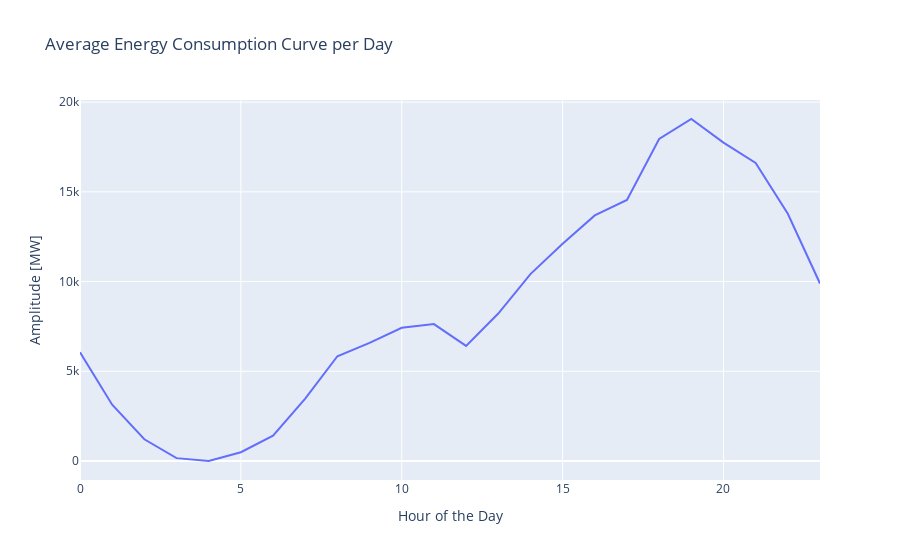

Notebook code for this chart:
### Code cell
dia_medio=[]
for i in range(25):
  dia_medio.append(0)

for i in range(25):
  dia_medio[i]=0

for i in range(0,len(Energia_horaria),24):
  dia =[]
  dia_teste = [[]]
  amplitude_dia =[]
  result=0
  horas = 0

  for a in range(24):
    try:
      dia.append(Energia_horaria[a+i])
    except:
      print("Erro no índice", a)

  min_dia=np.amin(dia)
  max_dia=np.amax(dia)
  amplitude_dia.append(max_dia-min_dia)
  for i in range(len(dia)):
    dia_medio[i]+=dia[i]-min_dia
  dia_medio[-1]+=1
print(dia_medio[-1])
min_aux=(np.amin(dia_medio[0:24])/dia_medio[-1])
amplitude_media = np.average(amplitude_dia)
print("Amplitude Média no ano = ", amplitude_media)




for i in range(24):
  #dia_medio[i]=(dia_medio[i]/dia_medio[-1])-min_aux+np.average(Energia_horaria)
  dia_medio[i]=(dia_medio[i]/dia_medio[-1])-min_aux

grafico_interativo_linha( list(range(24)),
                          dia_medio[0:24],
                          "Hour of the Day",
                          "Amplitude [MW]",
                          "Average Energy Consumption Curve per Day")

# plt.plot(range(24),dia_medio[0:24])
# plt.title("Average Energy Consumption Curve per Day")
# plt.ylabel("Amplitude [MW]")
# plt.xlabel("Hour of the Day")
# plt.show

### Figure 1 — Plotly figure (JSON) as saved in the notebook; plotly's stock layout.template omitted (floating-point values rounded to 4 significant figures)
{"data": [{"mode": "lines", "name": "", "type": "scatter", "x": [0, 1, 2, 3, 4, 5, 6, 7, 8, 9, 10, 11, 12, 13, 14, 15, 16, 17, 18, 19, 20, 21, 22, 23], "y": [6056.0, 3140.0, 1213.0, 159.3, 0, 489.9, 1412.0, 3481.0, 5837.0, 6582.0, 7423.0, 7631.0, 6416.0, 8217.0, 10410.0, 12110.0, 13690.0, 14550.0, 17950.0, 19060.0, 17740.0, 16610.0, 13780.0, 9893.0]}], "layout": {"legend": {"title": {"text": "Legenda"}}, "title": {"text": "Average Energy Consumption Curve per Day"}, "xaxis": {"title": {"text": "Hour of the Day"}}, "yaxis": {"title": {"text": "Amplitude [MW]"}}}}
